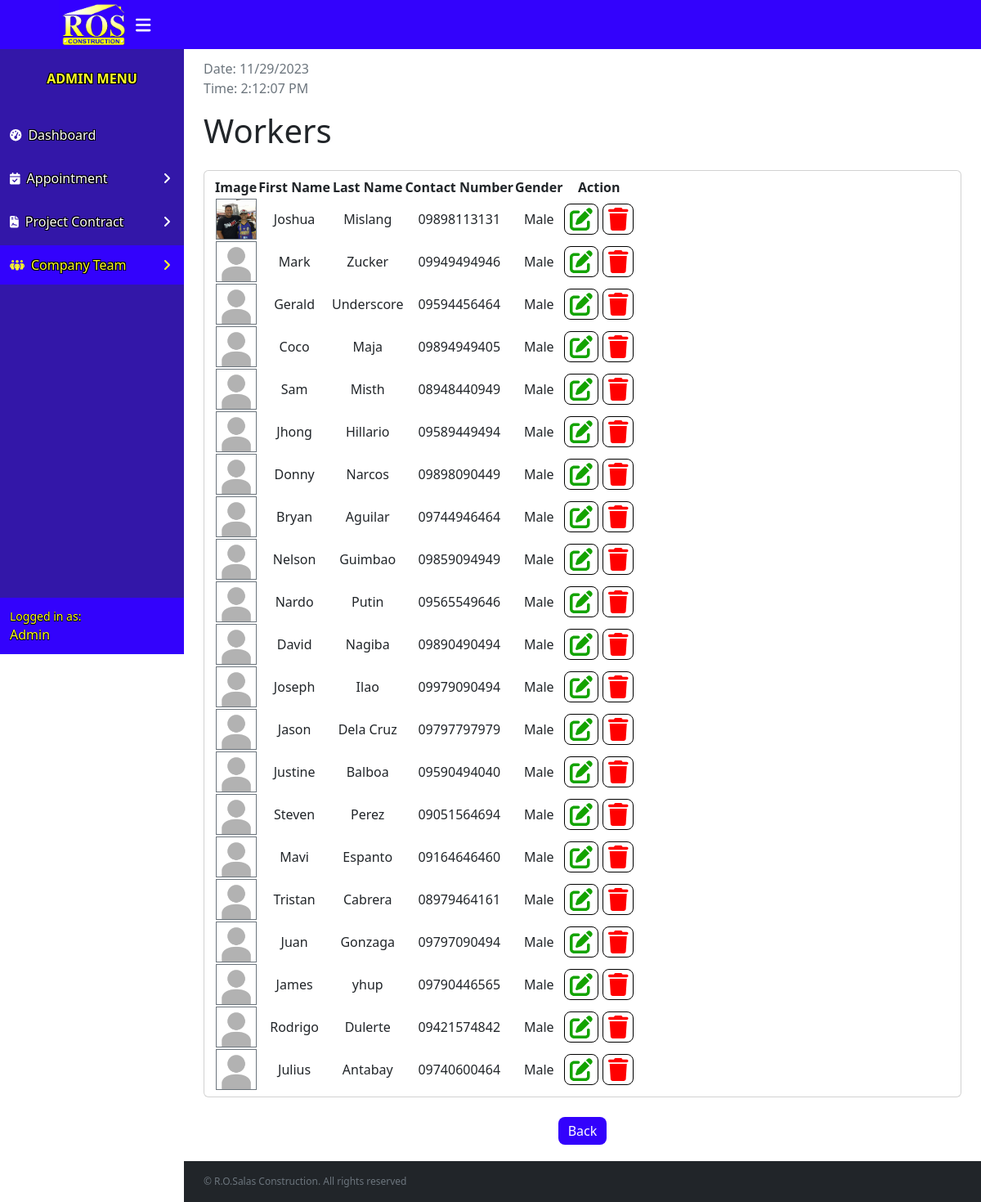
The page /php/allList.php?position=Worker (signed in) on the database its author committed.
### tables this page shows
CREATE TABLE `employee` (
  `ID` int(11) NOT NULL,
  `teamID` int(11) DEFAULT NULL,
  `fname` varchar(255) NOT NULL,
  `lname` varchar(255) NOT NULL,
  `number` varchar(128) NOT NULL,
  `gender` varchar(128) NOT NULL,
  `position` varchar(128) NOT NULL,
  `emp_img` varchar(255) NOT NULL
);

### php/allList.php (the view, shortened to what this page needs)
<?php
include 'login.php';
?>
<!DOCTYPE html>
<html lang="en">
<head>
    <link rel="stylesheet" href="../assets/css/bootstrap.min.css">
    <link rel="stylesheet" href="https://cdn.jsdelivr.net/npm/simple-datatables@7.3.0/dist/style.min.css">
    <link href="../assets/css/allList.css" rel="stylesheet">
</head>
<body class="sb-nav-fixed">
    <nav class="sb-topnav navbar navbar-expand navbar-dark bg-logo1">
        <a class="navbar-brand ps-5" href="dashboard.php">
            <img src="../assets/images/ros.jpg" alt="">
        </a>
        <button class="btn btn-link btn-sm order-lg-0 me-6 me-lg-4 " id="sidebarToggle" href="#"><i class="fas fa-bars fa-xl"></i></button>
    </nav>
    <div id="layoutSidenav">
        <div id="layoutSidenav_nav">
            <nav class="sb-sidenav accordion bg-logo2" id="sidenavAccordion">
                <div class="sb-sidenav-menu">
                    <div class="nav">
                        <div class="sb-sidenav-menu-heading">Admin Menu</div>
                        <a class="nav-link" href="dashboard.php">
                            <div class="sb-nav-link-icon"><i class="fas fa-tachometer-alt"></i></div>
                            Dashboard
                        </a>
                        <a class="nav-link collapsed" href="#" data-bs-toggle="collapse" data-bs-target="#appoitment" aria-expanded="false" aria-controls="collapseLayouts">
                            <div class="sb-nav-link-icon"><i class="fas fa-calendar-check"></i></div>
                            Appointment
                            <div class="sb-sidenav-collapse-arrow"><i class="fas fa-angle-down"></i></div>
                        </a>
                        <a class="nav-link collapsed" href="#" data-bs-toggle="collapse" data-bs-target="#project" aria-expanded="false" aria-controls="collapseLayouts">
                            <div class="sb-nav-link-icon"><i class="fa fa-file-contract"></i></div>
                            Project Contract
                            <div class="sb-sidenav-collapse-arrow"><i class="fas fa-angle-down"></i></div>
                        </a>
                        <a class="nav-link active collapsed" href="#" data-bs-toggle="collapse" data-bs-target="#team" aria-expanded="false" aria-controls="collapseLayouts">
                            <div class="sb-nav-link-icon"><i class="fas fa-people-group"></i></div>
                            Company Team
                            <div class="sb-sidenav-collapse-arrow"><i class="fas fa-angle-down"></i></div>
                        </a>
                    </div>
                </div>
                <div class="sb-sidenav-footer bg-logo1">
                    <div class="small">Logged in as:</div>
                    Admin
                </div>
            </nav>
        </div>
        <div id="layoutSidenav_content">
            <main>
                <?php
                if (isset($_GET['position'])) {
                    $position = mysqli_real_escape_string($conn, $_GET['position']);
                    $query = "SELECT * FROM `employee` WHERE `position` = '$position'";
                    $result = mysqli_query($conn, $query);
                ?>
                    <div class="container-fluid px-4">
                        <ol class="breadcrumb mb-1">
                            <li class="breadcrumb-item active"></li>
                        </ol>
                        <?php
                        if ($position == "Engineer") {
                            echo '<h1 class="mt-3 mb-4">Engineers</h1>';
                        } else if ($position == "Foreman") {
                            echo '<h1 class="mt-3 mb-4">Foremen</h1>';
                        } else if ($position == "Worker") {
                            echo '<h1 class="mt-3 mb-4">Workers</h1>';
                        } else if ($position == "Human Resource") {
                            echo '<h1 class="mt-3 mb-4">Human Resources</h1>';
                        }
                        ?>
                        <div class="card mb-4">
                            <div class="card-body">
                                <table id="datatablesSimple">
                                    <thead>
                                        <tr>
                                            <th>Image</th>
                                            <th>First Name</th>
                                            <th>Last Name</th>
                                            <th>Contact Number</th>
                                            <th>Gender</th>
                                            <th>Action</th>
                                        </tr>
                                    </thead>
                                    <tbody>
                                        <?php
                                        while ($row = mysqli_fetch_array($result)) {
                                        ?>
                                            <tr>
                                                <td><img src="<?php echo $row["emp_img"]; ?>" alt="Profile Photo" width="50" height="50" class="border border-secondary"></td>
                                                <td><?php echo $row["fname"]; ?></td>
                                                <td><?php echo $row["lname"]; ?></td>
                                                <td><?php echo $row["number"]; ?></td>
                                                <td><?php echo $row["gender"]; ?></td>
                                                <td>
                                                    <button type="button" class="popover pop1" data-bs-toggle="modal" data-bs-target="#update<?php echo $row['ID']; ?>"><i class="fas fa-pen-to-square fa-2xl" style="color: #13a300;"></i></button>
                                                    <button type="button" class="popover pop2" data-bs-toggle="modal" data-bs-target="#delete<?php echo $row['ID']; ?>"><i class="fas fa-trash fa-2xl" style="color: #ff0000;"></i></button>
                                                </td>
                                            </tr>
                                        <?php
                                        }
                                        ?>
                                    </tbody>
                                </table>
                            </div>
                        </div>
                        <div class="d-flex  justify-content-center">
                            <a class="back" href="emplist.php" role="button">Back</a>
                        </div>
                    </div>
                <?php
                }
                ?>
            </main>
            <footer class="py-4 bg-dark mt-auto">
                <div class="container-fluid px-4">
                    <div class="d-flex align-items-center justify-content-between">
                        <div class="text-muted">&copy; R.O.Salas Construction. All rights reserved</div>
                    </div>
                </div>
            </footer>
        </div>
    </div>
</body>
</html>

### rows shown on the page
employee: emp_img (picture), fname "Joshua", lname "Mislang", number "09898113131", gender "Male"
employee: emp_img (placeholder picture), fname "Mark", lname "Zucker", number "09949494946", gender "Male"
employee: emp_img (placeholder picture), fname "Gerald", lname "Underscore", number "09594456464", gender "Male"
employee: emp_img (placeholder picture), fname "Coco", lname "Maja", number "09894949405", gender "Male"
employee: emp_img (placeholder picture), fname "Sam", lname "Misth", number "08948440949", gender "Male"
employee: emp_img (placeholder picture), fname "Jhong", lname "Hillario", number "09589449494", gender "Male"
employee: emp_img (placeholder picture), fname "Donny", lname "Narcos", number "09898090449", gender "Male"
employee: emp_img (placeholder picture), fname "Bryan", lname "Aguilar", number "09744946464", gender "Male"
employee: emp_img (placeholder picture), fname "Nelson", lname "Guimbao", number "09859094949", gender "Male"
employee: emp_img (placeholder picture), fname "Nardo", lname "Putin", number "09565549646", gender "Male"
employee: emp_img (placeholder picture), fname "David", lname "Nagiba", number "09890490494", gender "Male"
employee: emp_img (placeholder picture), fname "Joseph", lname "Ilao", number "09979090494", gender "Male"
employee: emp_img (placeholder picture), fname "Jason", lname "Dela Cruz", number "09797797979", gender "Male"
employee: emp_img (placeholder picture), fname "Justine", lname "Balboa", number "09590494040", gender "Male"
employee: emp_img (placeholder picture), fname "Steven", lname "Perez", number "09051564694", gender "Male"
employee: emp_img (placeholder picture), fname "Mavi", lname "Espanto", number "09164646460", gender "Male"
employee: emp_img (placeholder picture), fname "Tristan", lname "Cabrera", number "08979464161", gender "Male"
employee: emp_img (placeholder picture), fname "Juan", lname "Gonzaga", number "09797090494", gender "Male"
employee: emp_img (placeholder picture), fname "James", lname "yhup", number "09790446565", gender "Male"
employee: emp_img (placeholder picture), fname "Rodrigo", lname "Dulerte", number "09421574842", gender "Male"
employee: emp_img (placeholder picture), fname "Julius", lname "Antabay", number "09740600464", gender "Male"
